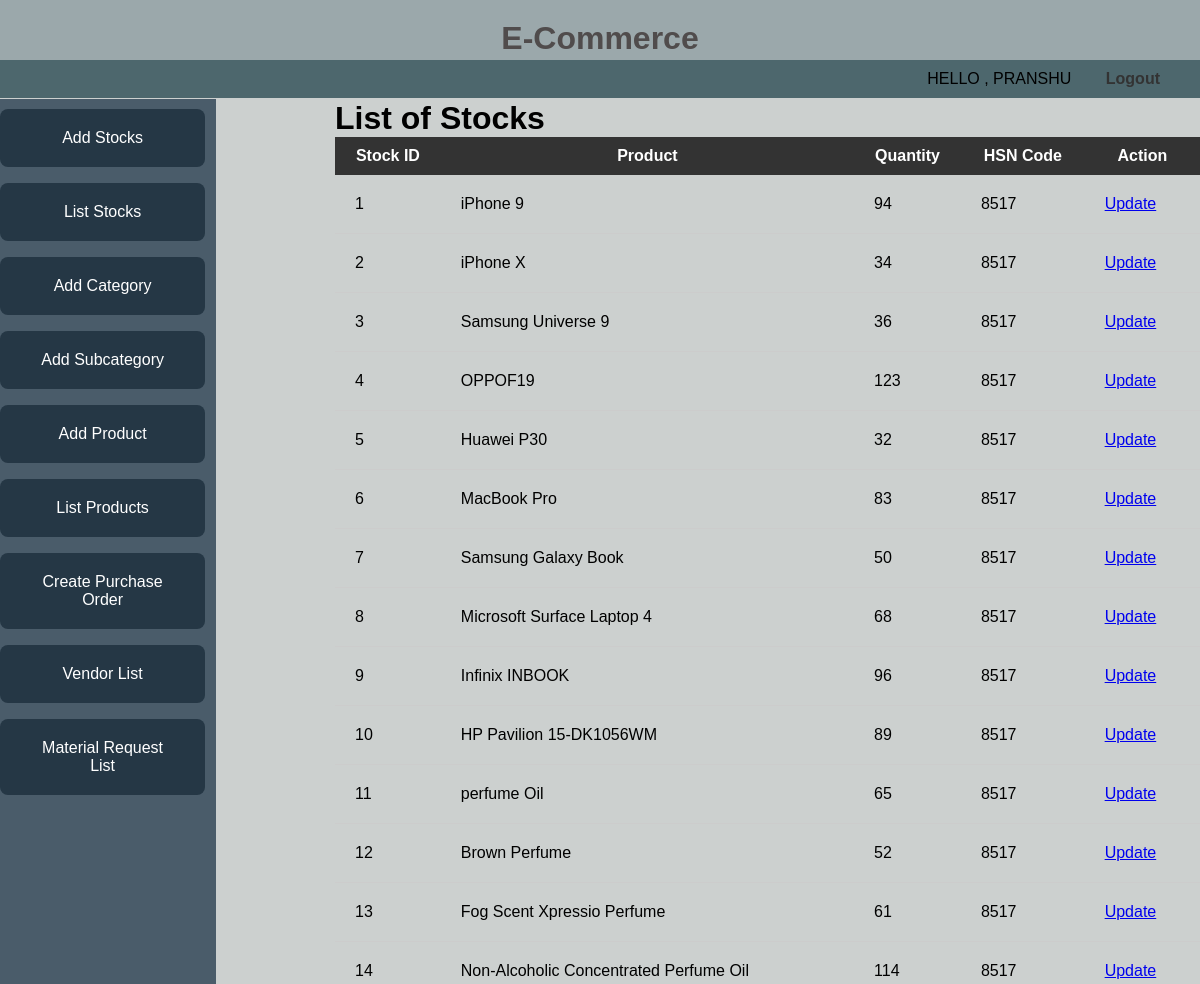
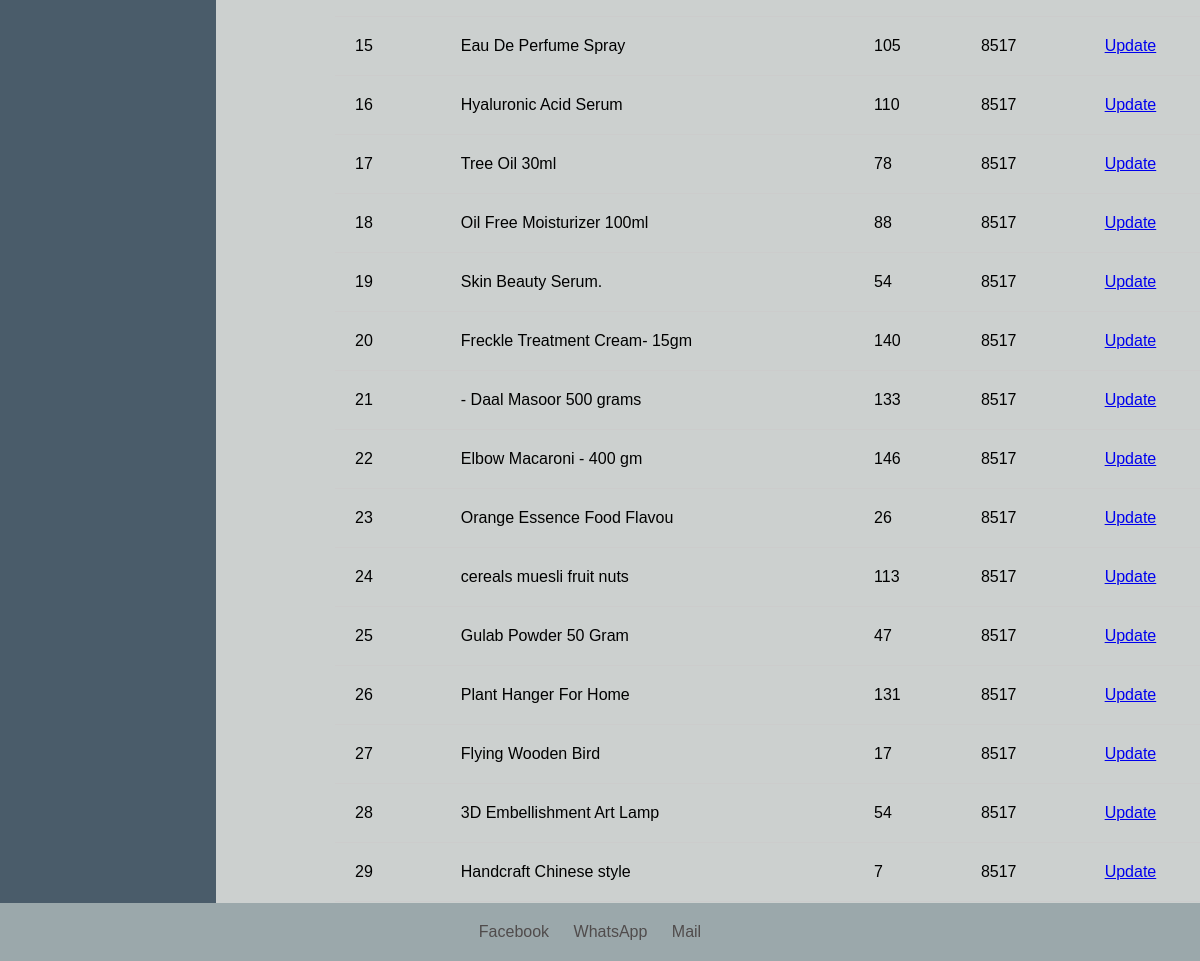
Page /Stock/list/1/ on the committed database (2 pictures, top to bottom).
### Warehouse/models.py (models this page shows, shortened)
class AdminModel(models.Model):
    first_name = models.CharField(max_length=120)
    last_name = models.CharField(max_length=120)
    email = models.EmailField(unique=True)
    mobile = models.CharField(max_length=12,unique=True)
    address = models.CharField(max_length=120)
    password = models.CharField(max_length=120)
    confirmpassword = models.CharField(max_length=120)
    otp = models.CharField(max_length=8,default=0)
    otp_created_at = models.DateTimeField(blank=True, null=True)
    class Meta:
       db_table = "admin"

### Stock/models.py (models this page shows, shortened)
class Stock(models.Model):
    product = models.OneToOneField(Product, on_delete=models.CASCADE)
    category = models.ForeignKey(Category, on_delete=models.CASCADE)
    subcategory = models.ForeignKey(SubCategory, on_delete=models.CASCADE)
    quantity = models.PositiveIntegerField(default=1)
    cost_price = models.DecimalField(max_digits=10, decimal_places=2,default=0.0)
    selling_price = models.DecimalField(max_digits=10, decimal_places=2,default=0.0)
    discount = models.DecimalField(max_digits=5, decimal_places=2, default=0.00)
    hsn_code = models.CharField(max_length=10,default=0)
    class Meta:
       db_table = 'stocks'

### Product/models.py (models this page shows, shortened)
class Product(models.Model):
    name = models.CharField(max_length=100)
    display = models.BooleanField(default=True)
    images = models.JSONField(default=list)
    category = models.ForeignKey(Category, on_delete=models.CASCADE)
    subcategory = models.ForeignKey(SubCategory, on_delete=models.CASCADE)
    description = models.TextField()
    price = models.DecimalField(max_digits=10, decimal_places=2)
    hsn_code = models.CharField(max_length=10,default=0)
    class Meta:
       db_table = 'product'

### Stock/views.py (the view)
# urls.py: path('list/<int:admin_id>/', ListStocksAPIView.as_view(), name='list_stocks'),
class ListStocksAPIView(APIView):
    def get(self, request,admin_id):
        stocks = Stock.objects.all()
        categories = Category.objects.all()  # Fetch all categories
        subcategories = SubCategory.objects.all()  # Fetch all subcategories
        products = Product.objects.filter(display=True).order_by('id')  # Fetch all products
        admin = AdminModel.objects.get(id=admin_id) #
        html_content = render_to_string('Stock/list_stocks.html', {'stocks': stocks,'admin':admin})
        return HttpResponse(html_content)

### templates/Stock/list_stocks.html
{% extends 'Admin/adminLoggedin.html' %}
{% block content %}
    <div style="margin:100px 0 100px 335px;  width: 85%; height:70vh;">
        <h1 style="align-items: center;">List of Stocks</h1>
        <table style="border-collapse: collapse;width:100%">
            <thead>
                <tr style="background-color: #333; color: #fff;">
                    <th style="padding: 10px;">Stock ID</th>
                    <th style="padding: 10px;">Product</th>
                    <th style="padding: 10px;">Quantity</th>
                    <th style="padding: 10px;">HSN Code</th>
                    <th style="padding: 10px;">Action</th>
                </tr>
            </thead>
            <tbody>
                {% for stock in stocks %}
                    <tr style="border-bottom: 1px solid #ccc;">
                        <td style="padding: 20px;">{{ stock.id }}</td>
                        <td style="padding: 20px;">{{ stock.product.name }}</td>
                        <td style="padding: 20px;">{{ stock.quantity }}</td>
                        <td style="padding: 20px;">{{ stock.hsn_code }}</td>
                        <td style="padding: 20px;">
                            <a href="{% url 'UpdateStock' admin_id=admin.id stock_id=stock.id %}">Update</a>
                        </td>
                    </tr>
                {% endfor %}
            </tbody>
        </table>
    </div>
{% endblock %}

### templates/Admin/adminLoggedin.html (shortened to what this page needs)
<!DOCTYPE html>
<html lang="en">
<head>
    <link rel="stylesheet" href="https://cdnjs.cloudflare.com/ajax/libs/font-awesome/5.15.4/css/all.min.css">
</head>
<body>
    <header>
        <h1><a href="{% url 'loggedIn_admin' admin_id=admin.id %}" style="text-decoration: none; color: #504c4c;">E-Commerce</a></h1>
    </header>
    <nav>
        <ul class="right-links">
            <li>HELLO , {{admin.first_name}}</li>
            <li><a href="{% url 'adminLogin' %}">Logout</a></li>
        </ul>
    </nav>
    <div class="products-container">
        <div class="sidebar">
            <a href="{% url 'AddStocks' admin_id=admin.id %}" class="button">Add Stocks</a>
            <a href="{% url 'list_stocks' admin_id=admin.id %}" class="button">List Stocks</a>
            <a href="{% url 'AddCategory' admin_id=admin.id %}" class="button">Add Category</a>
            <a href="{% url 'AddSubCategory' admin_id=admin.id %}" class="button">Add Subcategory</a>
            <a href="{% url 'AddProduct' admin_id=admin.id %}" class="button">Add Product</a>
            <a href="{% url 'list_products' admin_id=admin.id %}" class="button">List Products</a>
            <a href="{% url 'purchaseOrder' admin_id=admin.id %}" class="button">Create Purchase Order</a>
            <a href="{% url 'vendorList' admin_id=admin.id %}" class="button">Vendor List</a>
            <a href="{% url 'materialRequestList' admin_id=admin.id %}" class="button">Material Request List</a>
        </div>
        {% block content %}{% endblock %}
    </div>
    <footer>
        <ul>
            <li><a href="#">Facebook</a></li>
            <li><a href="#">WhatsApp</a></li>
            <li><a href="{% url 'contact_us_messages' %}">Mail</a></li>
        </ul>
    </footer>
</body>
</html>

### templates/Admin/adminLoggedin.html (style rules this page uses)
* { margin: 0; padding: 0; box-sizing: border-box; font-family: Arial, sans-serif; }
body { background-color: #CCD0CF; display: flex; flex-direction: column; min-height: 100vh; }
header { background-color: #9ba8ab; color: #504c4c; padding: 20px 0; text-align: center; position: fixed; top: 0; left: 0; width: 100%; z-index: 1000; }
header h1 { font-size: 2rem; }
nav { display: flex; justify-content: space-between; align-items: center; background-color: #4D676D; padding: 10px; position: fixed; top: 60px; left: 0; width: 100%; z-index: 1000; }
.left-links, .right-links { list-style-type: none; margin: 0; padding: 0; }
.left-links li, .right-links li { display: inline; margin-right: 20px; }
.right-links { margin-left: auto; }
nav ul { list-style-type: none; margin: 0; padding: 0; }
nav ul li { display: inline; margin-right: 20px; }
nav a { text-decoration: none; color: #333; font-weight: bold; padding: 10px; transition: background-color 0.3s ease; }
.products-container { display: flex; height: 100vh; }
.sidebar { background-color: #4A5C6A; color: #333; width: 18%; padding: 10px 0; position: fixed; top: 98.5px; bottom: 0; overflow-y: auto; }
.button { background-color: #253745; color: #fff; padding: 20px 35px; border-radius: 8px; cursor: pointer; border: none; outline: none; transition: background-color 0.3s; margin-bottom: 1rem; width: 95%; text-align: center; display: block; text-decoration: none; }
footer { background-color: #9ba8ab; color: #EAEAEA; text-align: center; padding: 20px 0; margin-top: auto; width: 100%; position: fixed; bottom: 0; left: 0; z-index: 1000; }
footer ul { list-style-type: none; margin: 0; padding: 0; }
footer ul li { color: #EAEAEA; display: inline; margin-right: 20px; }
footer ul li a { color: #504c4c; text-decoration: none; }

### rows in the picture
AdminModel: first_name "PRANSHU"
Stock: id "1", product.name "iPhone 9", quantity "94", hsn_code "8517"
Stock: id "2", product.name "iPhone X", quantity "34", hsn_code "8517"
Stock: id "3", product.name "Samsung Universe 9", quantity "36", hsn_code "8517"
Stock: id "4", product.name "OPPOF19", quantity "123", hsn_code "8517"
Stock: id "5", product.name "Huawei P30", quantity "32", hsn_code "8517"
Stock: id "6", product.name "MacBook Pro", quantity "83", hsn_code "8517"
Stock: id "7", product.name "Samsung Galaxy Book", quantity "50", hsn_code "8517"
Stock: id "8", product.name "Microsoft Surface Laptop 4", quantity "68", hsn_code "8517"
Stock: id "9", product.name "Infinix INBOOK", quantity "96", hsn_code "8517"
Stock: id "10", product.name "HP Pavilion 15-DK1056WM", quantity "89", hsn_code "8517"
Stock: id "11", product.name "perfume Oil", quantity "65", hsn_code "8517"
Stock: id "12", product.name "Brown Perfume", quantity "52", hsn_code "8517"
Stock: id "13", product.name "Fog Scent Xpressio Perfume", quantity "61", hsn_code "8517"
Stock: id "14", product.name "Non-Alcoholic Concentrated Perfume Oil", quantity "114", hsn_code "8517"
Stock: id "15", product.name "Eau De Perfume Spray", quantity "105", hsn_code "8517"
Stock: id "16", product.name "Hyaluronic Acid Serum", quantity "110", hsn_code "8517"
Stock: id "17", product.name "Tree Oil 30ml", quantity "78", hsn_code "8517"
Stock: id "18", product.name "Oil Free Moisturizer 100ml", quantity "88", hsn_code "8517"
Stock: id "19", product.name "Skin Beauty Serum.", quantity "54", hsn_code "8517"
Stock: id "20", product.name "Freckle Treatment Cream- 15gm", quantity "140", hsn_code "8517"
Stock: id "21", product.name "- Daal Masoor 500 grams", quantity "133", hsn_code "8517"
Stock: id "22", product.name "Elbow Macaroni - 400 gm", quantity "146", hsn_code "8517"
Stock: id "23", product.name "Orange Essence Food Flavou", quantity "26", hsn_code "8517"
Stock: id "24", product.name "cereals muesli fruit nuts", quantity "113", hsn_code "8517"
Stock: id "25", product.name "Gulab Powder 50 Gram", quantity "47", hsn_code "8517"
Stock: id "26", product.name "Plant Hanger For Home", quantity "131", hsn_code "8517"
Stock: id "27", product.name "Flying Wooden Bird", quantity "17", hsn_code "8517"
Stock: id "28", product.name "3D Embellishment Art Lamp", quantity "54", hsn_code "8517"
Stock: id "29", product.name "Handcraft Chinese style", quantity "7", hsn_code "8517"
